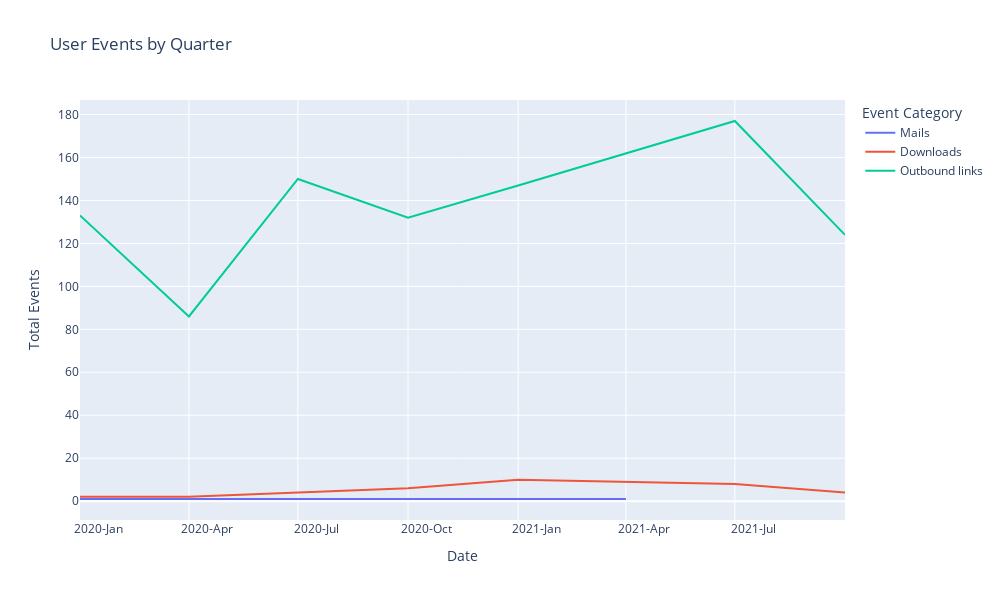

Here is the notebook cell this chart was saved with:
### Code cell
# EVENTS 
# Read the CSV file
df = pd.read_csv('output/rtj2/Events or Conversions/consolidated-events.csv')

# # Now, let's create the Date column
df['Date'] = pd.to_datetime(df['Year'].astype(str) + '-' + df['Quarter'].apply(functions.quarter_to_month) + '-01')

# Convert Pageviews to Numeric
# df['Total Events'] = pd.to_numeric(df['Total Events'].str.replace(',', ''), errors='coerce')
# Sort by date
df = df.sort_values("Date")

# Create Line Plot with the goals completion locations that exist
include_list = ["Mails", "Downloads", "Outbound links"]
fig = px.line(df.query('`Event Category` in @include_list'), x='Date', y='Total Events', color='Event Category', title='User Events by Quarter')

# Update the layout
fig.update_layout(
    autosize=False,
    width=1000,  # Width of the figure in pixels
    height=600  # Height of the figure in pixels
)

# Customize the x-axis to show both year and quarter
fig.update_xaxes(
    dtick="M3",
    tickformat="%Y-%b",  # This will show Year-Month
    ticklabelmode="period"
)

fig.show()
fig.write_html('output/rtj2/rtj2-events.html')

### Figure 1 — Plotly figure (JSON) as saved in the notebook; plotly's stock layout.template omitted (floating-point values rounded to 4 significant figures)
{"data": [{"hovertemplate": "Event Category=Mails<br>Date=%{x}<br>Total Events=%{y}<extra></extra>", "legendgroup": "Mails", "line": {"color": "#636efa", "dash": "solid"}, "marker": {"symbol": "circle"}, "mode": "lines", "name": "Mails", "orientation": "v", "showlegend": true, "type": "scatter", "x": ["2020-01-01T00:00:00", "2020-04-01T00:00:00", "2021-01-01T00:00:00", "2021-04-01T00:00:00"], "xaxis": "x", "y": [1, 1, 1, 1], "yaxis": "y"}, {"hovertemplate": "Event Category=Downloads<br>Date=%{x}<br>Total Events=%{y}<extra></extra>", "legendgroup": "Downloads", "line": {"color": "#EF553B", "dash": "solid"}, "marker": {"symbol": "circle"}, "mode": "lines", "name": "Downloads", "orientation": "v", "showlegend": true, "type": "scatter", "x": ["2020-01-01T00:00:00", "2020-04-01T00:00:00", "2020-10-01T00:00:00", "2021-01-01T00:00:00", "2021-07-01T00:00:00", "2021-10-01T00:00:00"], "xaxis": "x", "y": [2, 2, 6, 10, 8, 4], "yaxis": "y"}, {"hovertemplate": "Event Category=Outbound links<br>Date=%{x}<br>Total Events=%{y}<extra></extra>", "legendgroup": "Outbound links", "line": {"color": "#00cc96", "dash": "solid"}, "marker": {"symbol": "circle"}, "mode": "lines", "name": "Outbound links", "orientation": "v", "showlegend": true, "type": "scatter", "x": ["2020-01-01T00:00:00", "2020-04-01T00:00:00", "2020-07-01T00:00:00", "2020-10-01T00:00:00", "2021-01-01T00:00:00", "2021-04-01T00:00:00", "2021-07-01T00:00:00", "2021-10-01T00:00:00"], "xaxis": "x", "y": [133, 86, 150, 132, 147, 162, 177, 124], "yaxis": "y"}], "layout": {"autosize": false, "height": 600, "legend": {"title": {"text": "Event Category"}, "tracegroupgap": 0}, "title": {"text": "User Events by Quarter"}, "width": 1000, "xaxis": {"anchor": "y", "autorange": true, "domain": [0, 1], "dtick": "M3", "range": ["2020-01-01", "2021-10-01"], "tickformat": "%Y-%b", "ticklabelmode": "period", "title": {"text": "Date"}, "type": "date"}, "yaxis": {"anchor": "x", "autorange": true, "domain": [0, 1], "range": [-8.778, 186.8], "title": {"text": "Total Events"}, "type": "linear"}}}
